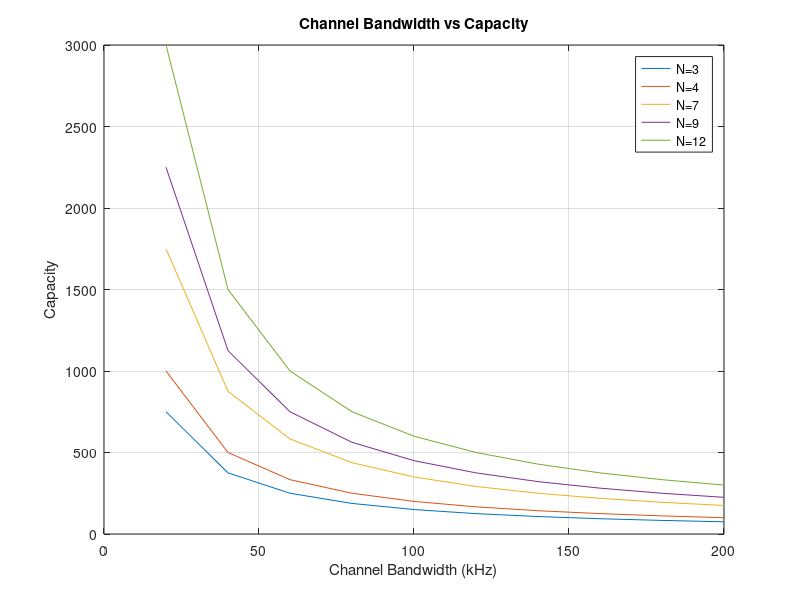
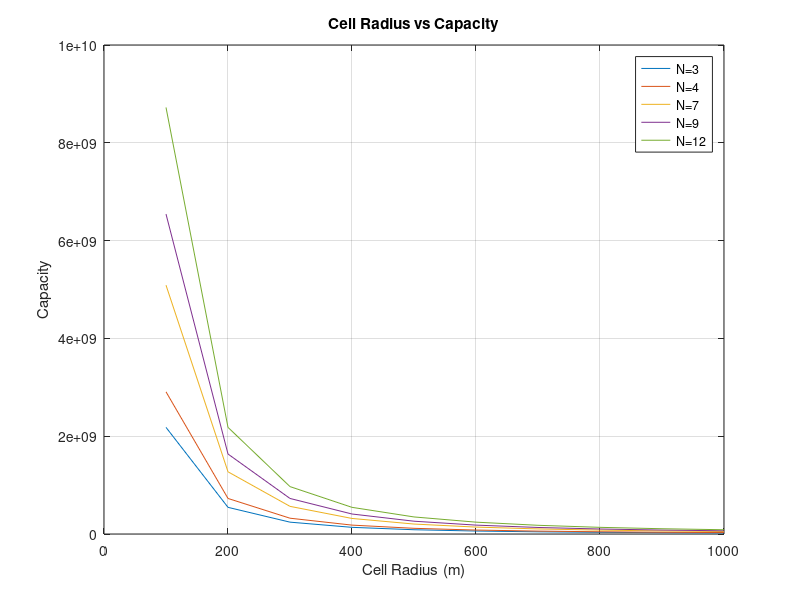

MATLAB code for these plots, in order:
% Question (a)
clc
clear all
close all

B = 30 * 10^6;
C = 50 * 10^3;
S = B / C;

T_Area = input("Enter the graphical area to be covered: ");
A_Cell = input("Enter the area of single cell: ");
total_num_cell_N = T_Area / A_Cell;
cluster_size = input("Enter the number of clusters: ");
k = S / cluster_size;
num_cluster_M = total_num_cell_N / cluster_size;
cap_c = num_cluster_M * S;

% Question (b)
c = 20:20:200;
b = input("Enter the total bandwidth (in MHz): ");
b = b * 10^6;
n = [3,4,7,9,12];
a = input("Enter the total area: ");
ca = input("Enter area of cell: ");
figure
for i = 1:length(n)
    K = (b ./ (c * 1000)) * n(i);
    no_of_cluster = a / ca;
    capacity = K * no_of_cluster;
    plot(c, capacity, 'DisplayName', ['N=' num2str(n(i))]);
    hold on;
end
xlabel("Channel Bandwidth (kHz)");
ylabel("Capacity");
title("Channel Bandwidth vs Capacity");
legend;
grid on;

% Question (c)
r = 100:100:1000;
Total_BW = 1800 * 10^6;
channel_BW = 200 * 10^3;
N = [3,4,7,9,12];
Total_Area = 2100;
figure
for i = 1:length(N)
    Cluster_Area = 2.6 * r.^2 / 10^6;
    M = Total_Area ./ Cluster_Area;
    S = N(i) * (Total_BW / channel_BW);
    C = M * S;
    plot(r, C, 'DisplayName', ['N=' num2str(N(i))]);
    hold on;
end
xlabel("Cell Radius (m)");
ylabel("Capacity");
title("Cell Radius vs Capacity");
legend;
grid on;
